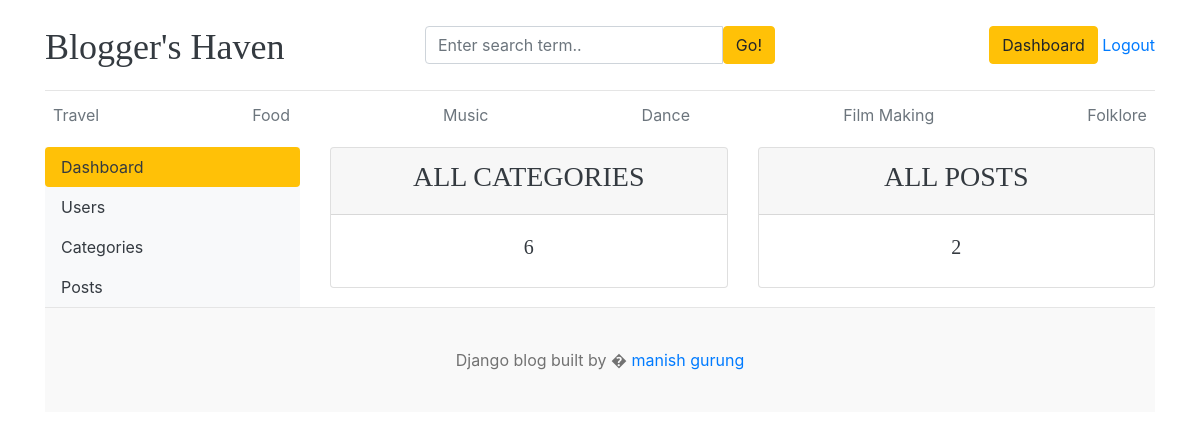
Screenshot of /dashboard/ (signed in) with the database file from the repository.
### blogs/models.py (models this page shows, shortened)
class Category(models.Model):
    Category_name = models.CharField(max_length=50, unique=True)
    created_at = models.DateTimeField(auto_now_add=True)
    updated_at = models.DateTimeField(auto_now=True)
    class Meta:
        verbose_name_plural = 'Categories'

### dashboard/views.py (the view)
# urls.py: path('dashboard/', include('dashboard.urls')),
@login_required(login_url='login')
def dashboard(request):
    category_counts = Category.objects.all().count()
    blogs_counts = Blogs.objects.all().count()
    context = {
        'category_counts':category_counts,
        'blogs_counts':blogs_counts
    }
    return render(request, 'dashboard/dashboard.html',context)

### blogs/context_processors.py (called while the page is built)
def get_categories(request):
    categories= Category.objects.all()
    return dict(categories=categories)

### templates/dashboard/dashboard.html
{% extends 'base.html' %}
{% block content %}
<div class="row">
    {% include './leftsidebar.html' %}
    <div class="col-md-9">
        <div class="row">
            <div class="col">
                <div class="card boarder-default mb-3">
                    <div class="card-header text-center text-uppercase font-weight-bold">
                        <h3 class="text-dark">All Categories</h3>
                    </div>
                    <div class="card-body text-dark">
                        <h5 class="cart-title text-center">{{ category_counts }}</h5>
                    </div>
                </div>
            </div>
            <div class="col">
            <div class="card boarder-default mb-3">
                <div class="card-header text-center text-uppercase font-weight-bold">
                    <h3 class="text-dark">All Posts</h3>
                </div>
                <div class="card-body text-dark">
                    <h5 class="cart-title text-center">{{ blogs_counts }}</h5>
                </div>
            </div>
        </div>
        </div>
    </div>
</div>
{% endblock %}

### templates/header.html (shortened to what this page needs)
{% load static %}
<!DOCTYPE html>
<html lang="en">
<head>
    <link href="https://getbootstrap.com/docs/4.0/dist/css/bootstrap.min.css" rel="stylesheet">
    <link href="{% static 'css/blog.css' %}" rel="stylesheet">
    <link rel="stylesheet" href="https://cdnjs.cloudflare.com/ajax/libs/font-awesome/7.0.0/css/fontawesome.min.css" />
    <link rel="stylesheet" href="https://cdnjs.cloudflare.com/ajax/libs/font-awesome/4.7.0/css/font-awesome.min.css">
  </head>
<body>
    <div class="container">
      <header class="blog-header py-3">
        <div class="row flex-nowrap justify-content-between align-items-center">
          <div class="col-lg-4 pt-1">
            <a class="blog-header-logo text-dark" href="/">Blogger's Haven</a>
          </div>
          <div class="col-4">
            <form action="{% url 'search' %}" method="get">
              <div class="input-group">
                <input class="form-control" name="keyword" type="text" placeholder="Enter search term.." aria-label="Enter search term.."aria-describedby="button-search" />
                <button type="submit" class="btn btn-warning" id="button-search" type="button">Go!</button>
              </div>
            </form>
          </div>
          <div class="col-4 d-flex justify-content-end align-items-center">
            {% if not user.is_authenticated %}
            <a class="btn btn-sm btn-warning" href="{% url 'login' %}">Login</a> &nbsp;
            <a class="btn btn-sm btn-outline-secondary" href="{% url 'register' %}">Register</a>
              {% else %}
                <span><a href="{% url 'dashboard' %}" class="btn btn-warning">Dashboard</a></span> &nbsp;
                <span><a href="{% url 'logout' %}">Logout</a></span>
            {% endif %}
          </div>
        </div>
      </header>
      <div class="nav-scroller py-1 mb-2">
        <nav class="nav d-flex justify-content-between">
          {% for cat in categories %}
          <a class="p-2 text-muted" href="{% url 'posts_by_category' cat.id %}">{{ cat.Category_name }}</a>
          {% endfor %}
        </nav>
      </div>

### static/css/blog.css (style rules this page uses)
.blog-header { border-bottom: 1px solid #e5e5e5; }
.blog-header-logo { font-family: "Playfair Display", Georgia, "Times New Roman", serif; font-size: 2.25rem; }
h1, h2, h3, h4, h5, h6 { font-family: "Playfair Display", Georgia, "Times New Roman", serif; }

### rows the page displays
Category: Category_name "Travel"
Category: Category_name "Food"
Category: Category_name "Music"
Category: Category_name "Dance"
Category: Category_name "Film Making"
Category: Category_name "Folklore"

### other values shown
{{ category_counts }} "6"
{{ blogs_counts }} "2"
